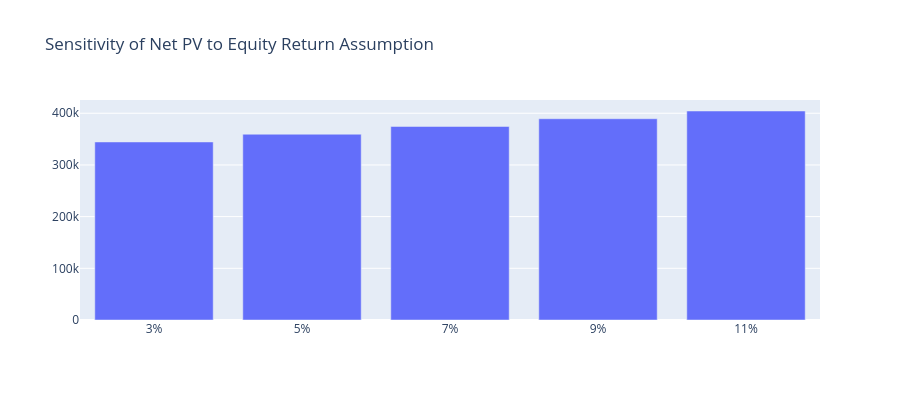

The notebook cell saved with this chart:
### Code cell
def run_sensitivity_analysis(base_net_pv):
    import pandas as pd
    import numpy as np
    
    equity_returns = [0.03, 0.05, 0.07, 0.09, 0.11]  # Vary equity return
    results = []
    
    for ret in equity_returns:
        # Simple scaling for demo (in real model you'd re-run projection)
        adjusted_pv = base_net_pv * (1 + (ret - 0.07) * 2)  # Rough sensitivity
        results.append({
            'Equity Return Assumption': f"{ret*100:.0f}%",
            'Estimated Net PV': round(adjusted_pv, 2),
            'Change vs Base': round(adjusted_pv - base_net_pv, 2)
        })
    
    sens_df = pd.DataFrame(results)
    print("\n=== SENSITIVITY ANALYSIS (Equity Return) ===")
    print(sens_df.to_string(index=False))
    
    # Quick bar chart
    import plotly.graph_objects as go
    fig = go.Figure(go.Bar(x=sens_df['Equity Return Assumption'], y=sens_df['Estimated Net PV']))
    fig.update_layout(title="Sensitivity of Net PV to Equity Return Assumption", height=400)
    fig.show()
    
    return sens_df

# === RUN IT ===
sens = run_sensitivity_analysis(base['net_pv'])

### Figure 1 — Plotly figure (JSON) as saved in the notebook; plotly's stock layout.template omitted (floating-point values rounded to 4 significant figures)
{"data": [{"type": "bar", "x": ["3%", "5%", "7%", "9%", "11%"], "y": [344400.0, 359400.0, 374400.0, 389400.0, 404400.0]}], "layout": {"height": 400, "title": {"text": "Sensitivity of Net PV to Equity Return Assumption"}}}
